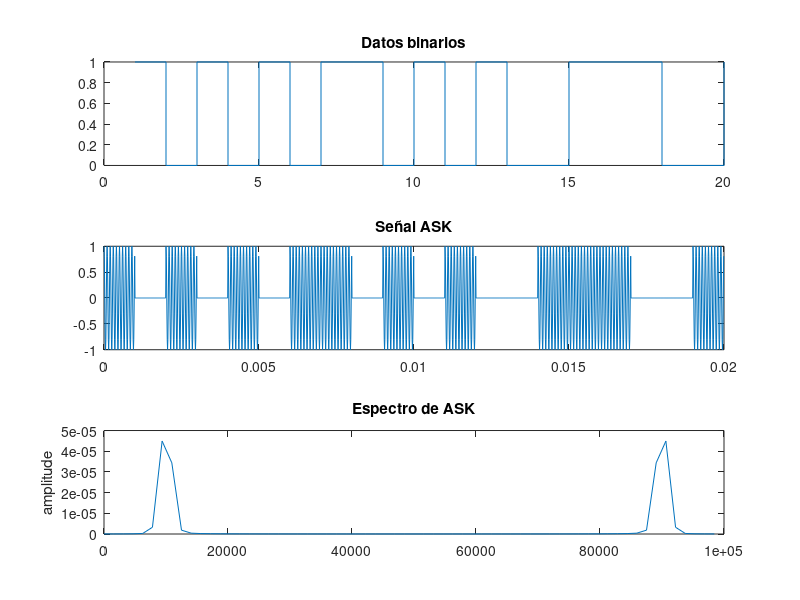

Write the MATLAB code that produced this figure.
clc; clear; close all;
N = 20; % Número de bits
Rb = 1000; % Tasa de bits
fc = 10e3; % Frecuencia de portadora
fs = 100e3; % Frecuencia de muestreo

% Generar señal binaria
data = randi([0 1], 1, N);
t = 0:1/fs:N/Rb - 1/fs;
b = repelem(data, fs/Rb);
% Señal portadora
carrier = cos(2*pi*fc*t);
% Modulación ASK
ask = b .* carrier;
% Graficar
subplot(3,1,1); stairs(data); title('Datos binarios');
subplot(3,1,2); plot(t, ask); title('Señal ASK');
subplot(3,1,3); pwelch(ask,[],[],[],fs,'twosided');
title('Espectro de ASK');
